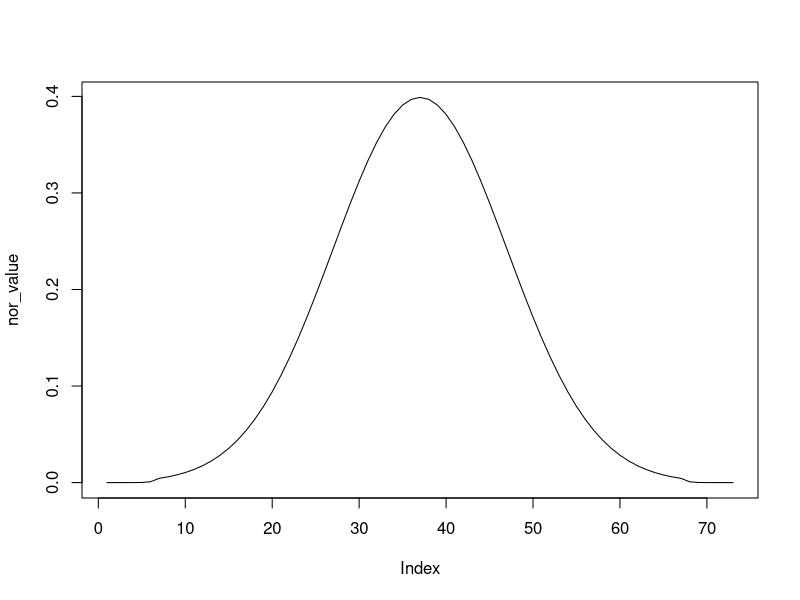
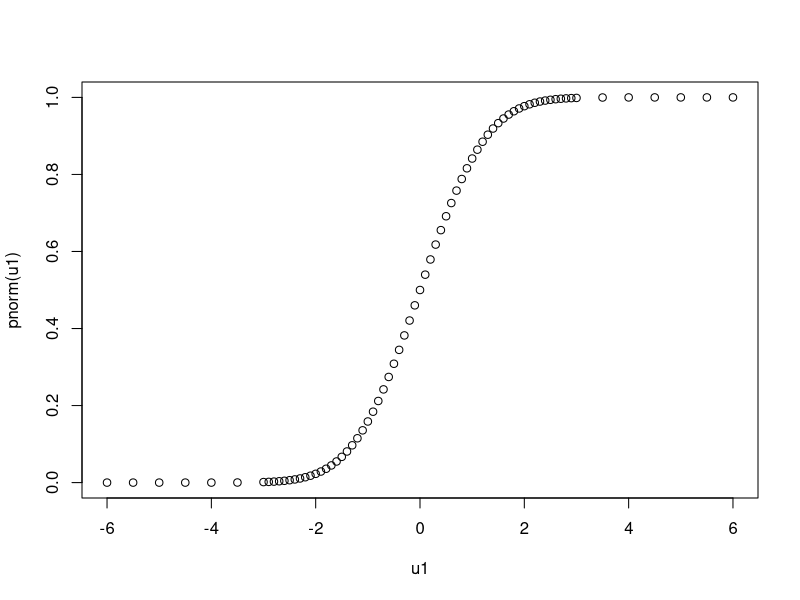

Recreate these plots in R, in order.
#----------------------------------------------------------------------------------------------------------------
#-----------------------Normal Distribution Curve and Capability Index------------------------------------------
#----------------------------------------------------------------------------------------------------------------

remove(list = ls())

################################################################################################################
# capability index = to measure the ability of a process to produce output within customer’s specification limits.
# In simple words, it measures producer’s capability to produce a product within customer’s tolerance range.
# cpk = (Gup -Glo)/(6 * sigma_max) where Gup and Glo are the upper and lower value given by the customer.
# cp_up <- (Gup-G_mean)/(3* sigma)  upper capability index
# cp_lo <- (G_mean-Glo)/(3*sigma) lower capability index
################################################################################################################

# (1 ): --------------------------------------------------------------------------------------------------------
# (a): ---------------------------------------------------------------------------------------------------------
#construt a table from –6 to +6 with a spacing of 0,5 outside of +/- 3 and 0,1 inside of +/-3
u1 <- c(seq(-6,-3,.5),seq(-2.9,2.9,.1),seq(3,6,.5))
u1
table_1 <- matrix(u1, ncol = 1, nrow = , dimnames = list(c(),c("u")))
table_2 <-format(table_1,scientific = FALSE)   # remove scientific notaion that is exponential in r
table_3 <-format(round(table_1,2), nsmall = 2) # round off to two decimal place
table_3


# (b):  -------------------------------------------------------------------------------------------------------
# construct next column with standard normal distribution of above value in standard normal distribution u = 0, 
# and sd =1 dnorm gives the probability at certain value
nor_value <- dnorm(u1, mean = 0, sd = 1) 
nor_value
final_nor_value <- matrix(nor_value, ncol = 1, nrow = , dimnames = list(c(),c("p")))
final_nor_value


# (c): ----------------------------------------------------------------------------------------------------------
# Plot the function of the cumulative standard normal distribution as a line plot.
plot(nor_value, type = "l")
plot(u1,pnorm(u1))            




# (2): ---------------------------------------------------------------------------------------------------------
# Assume your production process produces parts of average size of μ = 12 with standard deviation of σ = 0,4.
# data given in question
u <- 12
s <- 0.4

# (a): ---------------------------------------------------------------------------------------------------------
#probability of getting a part that lies between 11 and 12
#pnorm gives cumulative probality distribution till that point from -infinity
p_till_11<- pnorm(11, mean = u, sd = s, lower.tail = TRUE) 
p_till_11  # 0.02275013
p_till_12 <- pnorm(12, mean = u, sd = s, lower.tail = TRUE) 
p_till_12  # 0.6914625
p_bet_11_12 <- p_till_12 - p_till_11
p_bet_11_12 # 0.4937903



# (b): ---------------------------------------------------------------------------------------------------------
#probability of getting a part that lies between 11.2 and 12.8
p_bet_11.2_12.8 <- pnorm(12.8, u, s, lower.tail = TRUE)-pnorm(11.2, u, s, lower.tail = TRUE)
p_bet_11.2_12.8   # 0.9544997


# (c): --------------------------------------------------------------------------------------------------------
# within what symmetrical limit will the next part be with probability >99% default lower tail is TRUE that 
# is P(X<=x) 99.5 % of symmetric system corresponds to the 99 % of assymmetric value
# v(symmetrical) = v(assymetrical)((1+p)/2) i.e v(symm)(95)=v(assym)(97.5)
p_gre_99.5perc_low <- qnorm(.005, mean = 12, sd = 0.4, lower.tail = TRUE)  
p_gre_99.5perc_low #10.96967
p_gre_99.5perc_up <- qnorm(.995,mean = 12, sd = 0.4, lower.tail = TRUE) 
p_gre_99.5perc_up # 13.03033

# note in normal distribution lower.tail = true means p(X<x)


# (3) : -------------------------------------------------------------------------------------------------------
# Your customer wants to be 99% sure, that your parts are between G lo =11 and G up =13.
# given data in the question 
Glo <- 11    #lower value
Gup <- 13    #upper value
G_mean <- (11+13)/2
G_mean  # 12
prob <- 0.99    #customer wants to be 99% sure(probability)

# (a): --------------------------------------------------------------------------------------------------------
# What's the largest σ that your process may have? Careful again: you have to think! Where must μ be for σ 
# to be largest? Once you've decided that, find σ, using standnorm....() resp. norms....().
# 99% of symmetric system corresponds to the 99.5% of assymmetric value
# using standard normal distribution
p_up <- 0.995
val_99.5 <- qnorm(0.995,mean = 0, sd = 1, lower.tail = TRUE)
val_99.5  # 2.575829
# for standardize what we must do is  new u(x) = (x-u) / σ(s.d) 
#upperlimit = mean_value+ val_99.5*sigma
#sigma = (upperlimit -mean value) / val_99.5
sigma_max <- (13 - 12)/ val_99.5
sigma_max    # 0.3882245

# (b): -----------------------------------------------------------------------------------------------------------
# Assuming the value of μ, that you found in (a), calculate the so-called capability index: c p = (G up - G lo )/6σ
# capability index
# ability of the process to produce output within customer's specification limit
cp <- (Gup -Glo)/(6 * sigma_max)
cp  # 0.8586098

# (c): ------------------------------------------------------------------------------------------------------------
# Note that in the case above μ= (G up +G lo )/2. This need not always be the case. In generalc p,up is 
# defined as (G up -μ)/3σ, and c p,low as (μ-G lo )/3σ.
#upper capability index i.e cp_up
cp_up <- (Gup-G_mean)/(3* sigma_max)
cp_up   #0.8586098
# lower capability index i.e cp_lo
cp_lo <- (G_mean-Glo)/(3*sigma_max)
cp_lo  #0.8586098
# since cp = cp_up = cp_lo = 0.8586098 they are same 

# (d): -----------------------------------------------------------------------------------------------------------
# Assuming μ moves to 11,8, what happens to c p,up = c p,low ? How would you define a better capability index, 
# call it c pk ? Calculate the largest σ that your process may have for cpk to be at least 1,333.
# when u = 11.8 what happens to cp cp_lo and cp_up
u <- 11.8
sigma_11.8 <- (Gup-u) / val_99.5
sigma_11.8  # 0.4658694
cp_up1 <- (Gup-u)/(3* sigma_11.8)
cp_up1 # 0.8586098
cp_lo1 <- (u-Glo)/(3*sigma_11.8)
cp_lo1  # 0.5724065

# therefore cp_up1!=cp_lo1!=cp

#how can you define better capability index


#calculate largest sigma for cpk to have at least 1.333
#cp_lo1 <- (u-Glo)/(3*sigma_max)
cpk <- 1.333
# taking the lower value
sigma_large1 <- ( 11.8 - 11) /(cpk * 3)
sigma_large1  # 0.20005


sigma_large2 <- ( 13 - 11.8 ) /(cpk * 3)
sigma_large2  # 0.20005

# taking the upper value

# can be at max .300075

# sometimes cpk can be negative that means the mean is outside larger or samller value.




